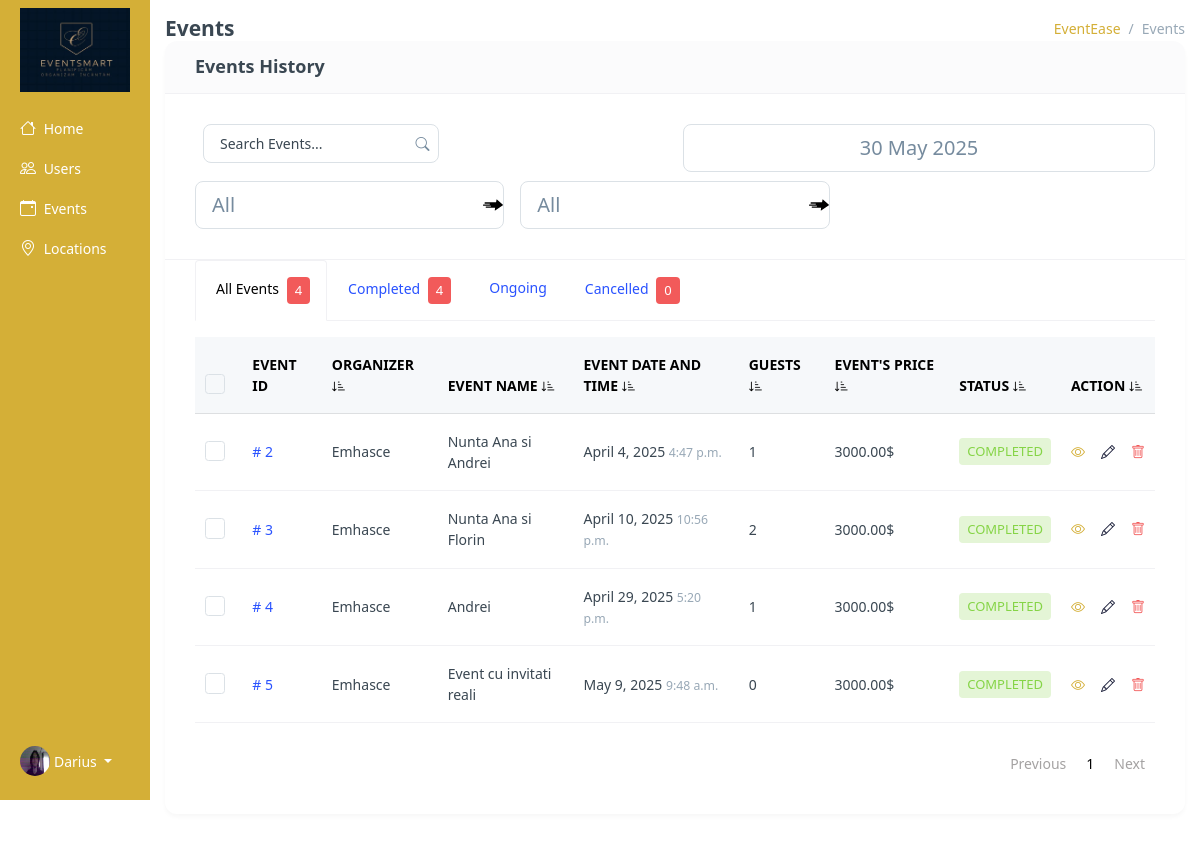
The app's page /admin-events (signed in), older data.
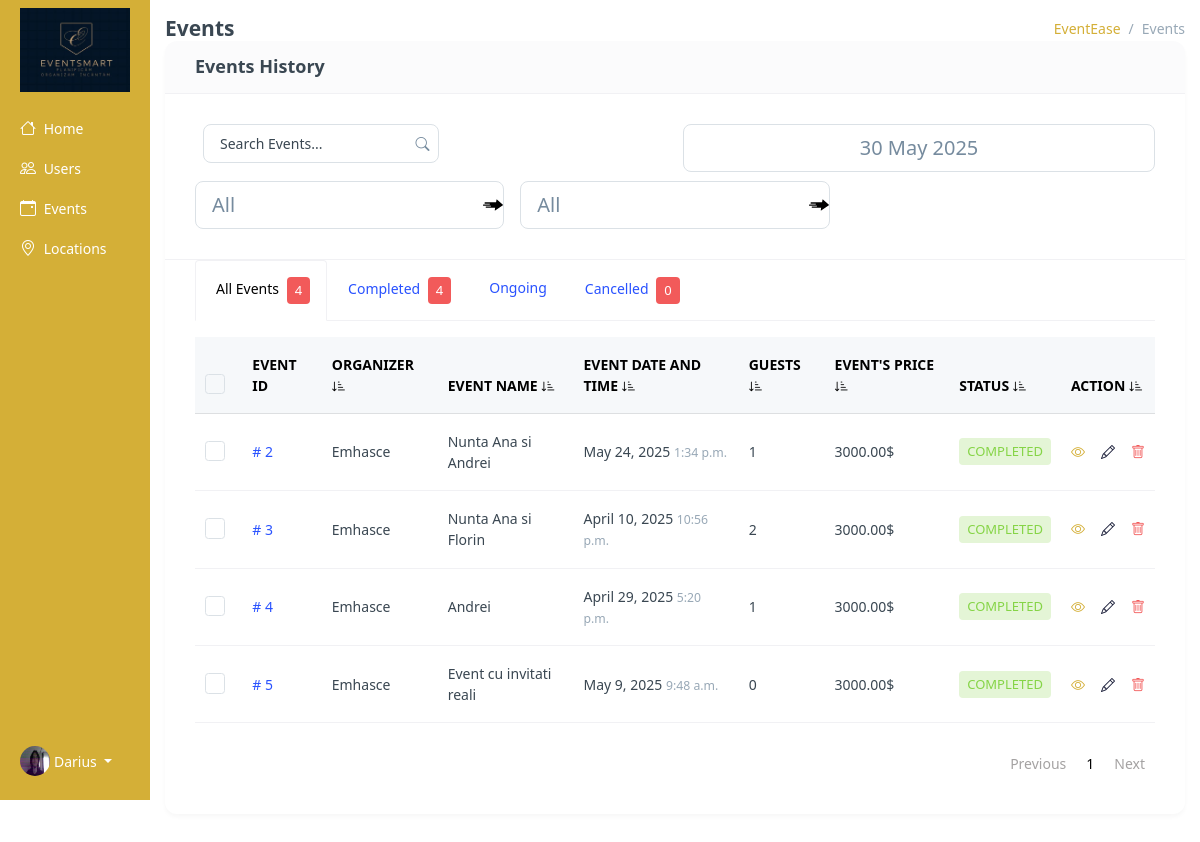
The same page, newer data.
### base/models.py (models this page shows, shortened)
class Location(models.Model):
    owner = models.ForeignKey(User, on_delete=models.SET_NULL, null=True)
    name = models.CharField(max_length=100)
    description = models.TextField(null=True, blank=True)
    gallery = models.ImageField(upload_to='images/', null=True, blank=True)
    location = models.TextField(max_length=30)
    types = models.ManyToManyField(Type, blank=True)
    seats_numbers = models.IntegerField(null=True, blank=True)
    created_at = models.DateTimeField(auto_now_add=True)
    cost = models.DecimalField(max_digits=12, decimal_places=2,default=3000)
    number = models.CharField(max_length=20, default="+(40) 74 83 64 823")
    def __str__(self):
        return self.name

class Event(models.Model):
    location = models.ForeignKey(Location, on_delete=models.SET_NULL, null=True, blank=True)
    event_name = models.CharField(max_length=100)
    event_date = models.DateField()
    event_time = models.TimeField()
    event_description = models.TextField(null=True, blank=True)
    created_at = models.DateTimeField(auto_now_add=True)
    guests = models.ManyToManyField(Guests, related_name='events', blank=True)
    completed = models.BooleanField(default=False)
    types = models.ManyToManyField(Type, blank=True)
    cost = models.DecimalField(max_digits=10, decimal_places=2, default=3000)
    updated_at = models.DateTimeField(auto_now=True)
    is_canceled = models.BooleanField(default=False)
    organized_by = models.ForeignKey(
        User,
        on_delete=models.CASCADE,
        related_name="organized_events",
        blank=True,
        null=True
    )

### base/views.py (the view)
@login_required(login_url='login')
def admin_events(request):
    if not request.user.is_superuser:
        return HttpResponseForbidden("You do not have permission to access this page.")
    events = Event.objects.all()
    users = User.objects.filter(is_superuser=False).exclude(username="defaultuser")
    types = Type.objects.all()
    types_with_event_count = []
    for type in types:
        event_count = Event.objects.filter(types=type).count()
        types_with_event_count.append({'type': type.name, 'count': event_count})
    events_count = events.count()
    detailed_events = []
    today = datetime.today()
    for event in events:
        guest_count = event.guests.count()
        event_types = [type.name for type in event.types.all()]
        detailed_events.append({
            'id':event.id,
            'cost':event.cost,
            'name': event.event_name,
            'location': event.location,
            'event_date': event.event_date,
            'event_time': event.event_time,
            'completed': event.completed,
            'cancelled': event.is_canceled,
            'types': event_types,
            'guest_count': guest_count,
            'organized_by':event.organized_by
        })
    today_date = today.date()
    today_time = today.strftime("%H:%M:%S")
    detailed_incompleted_events = []
    finished_count = 0
    cancelled_count = 0
    for item in detailed_events:
        if item['completed'] or item['event_date'] < today_date :
            finished_count += 1
        elif item['cancelled'] == True:
            cancelled_count += 1
            detailed_incompleted_events.append(item)
    for item in detailed_events:
        print(item['event_date'], today_date)
        if item['event_date'] < today_date:
            print("Da")
        else:
            print("NU")
    context = {
        'cancelled_count':cancelled_count,
        'today_date':today_date,
        'today_time':today_time,
        'finished_count':finished_count,
        'detailed_incompleted_events':detailed_incompleted_events,
        'detailed_events': detailed_events,
        'events_count': events_count,
        'types_with_event_count': types_with_event_count,
        'events': events,
        'users': users
    }
    return render(request, 'base/admin-events.html', context)

### base/context_processors.py (called while the page is built)
def media_url(request):
    return {
        'MEDIA_URL': settings.MEDIA_URL
    }

### base/templates/base/admin-events.html (shortened to what the changed rows need)
{% extends 'main.html' %}
{% block content %}
<div class="container-fluid">
    <div class="row flex-nowrap">
        <div class="col py-3 events">
            <div class="row">
                <div class="col-lg-12">
                    <div class="card" id="orderList">
                        <div class="card-body pt-0">
                            <div>
                                <div class="table-responsive table-card mb-1">
                                    <div id="home1" class="tab-pane fade show active">
                                        <table class="table table-nowrap align-middle" id="orderTable">
                                            <thead class="text-muted table-light">
                                                <tr class="text-uppercase">
                                                    <th scope="col" style="width: 25px;">
                                                        <div class="form-check">
                                                            <input class="form-check-input" type="checkbox" id="checkAll" value="option">
                                                        </div>
                                                    </th>
                                                    <th class="sort" data-sort="id">Event ID </th>
                                                    <th class="sort" data-sort="event_organizer">Organizer <i class="bi bi-sort-down-alt"></i></th>
                                                    <th class="sort asc" data-sort="event_name">Event Name <i class="bi bi-sort-down-alt"></i></th>
                                                    <th class="sort" data-sort="date">Event Date and Time <i class="bi bi-sort-down-alt"></i></th>
                                                    <th class="sort" data-sort="amount">Guests <i class="bi bi-sort-down-alt"></i></th>
                                                    <th class="sort" data-sort="payment">Event's Price <i class="bi bi-sort-down-alt"></i></th>
                                                    <th class="sort" data-sort="status">Status <i class="bi bi-sort-down-alt"></i></th>
                                                    <th class="sort" data-sort="city">Action <i class="bi bi-sort-down-alt"></i></th>
                                                </tr>
                                            </thead>
                                            <tbody class="list form-check-all">
                                                {% for item in detailed_events %}
                                                        <tr>
                                                            <th scope="row">
                                                                <div class="form-check">
                                                                    <input class="form-check-input" type="checkbox" name="checkAll" value="option{{ forloop.counter0 }}">
                                                                </div>
                                                            </th>
                                                            <td class="id"><a href="{% url 'admin-view-event' item.name %}" class="fw-medium link-primary"> # {{ item.id }} </a></td>
                                                            <td class="event_organizer"> {{ item.organized_by }} </td>
                                                            <td class="event_name"> {{ item.name }} </td>
                                                            <td class="event_date"> {{ item.event_date }} <small class="text-muted"> {{ item.event_time }} </small></td>
                                                            <td class="amount"> {{ item.guest_count }} </td>
                                                            <td class="payment"> {{ item.cost }}$ </td>
                                                            {% if item.cancelled %}
                                                            <td class="status"><span class="badge bg-danger-subtle text-danger text-uppercase">Cancelled</span></td>
                                                        {% elif item.event_date > today_date %}
                                                            <td class="status"><span class="badge bg-info-subtle text-info text-uppercase">Upcoming</span></td>
                                                        {% elif item.event_date < today_date %}
                                                            <td class="status"><span class="badge bg-success-subtle text-success text-uppercase">Completed</span></td>
                                                        {% elif item.event_date == today_date %}
                                                            <td class="status"><span class="badge bg-success-subtle text-success text-uppercase">Ongoing</span></td>
                                                        {% endif %}
                                                            <td>
                                                                <ul class="list-inline hstack gap-2 mb-0">
                                                                    <li class="list-inline-item" data-bs-toggle="tooltip" data-bs-trigger="hover" data-bs-placement="top" title="View">
                                                                        <a href="{% url 'admin-view-event' item.name %}" class="text-primary d-inline-block">
                                                                            <i style="color:#D4AF37;" class="bi bi-eye fs-16"></i>
                                                                        </a>
                                                                    </li>
                                                                    <li class="list-inline-item edit" data-bs-toggle="tooltip" data-bs-trigger="hover" data-bs-placement="top" title="Edit">
                                                                        <a href="#showModal" data-bs-toggle="modal" class="text-primary d-inline-block edit-item-btn" data-id="{{ item.id }}, {{ item.cost }}, {{ item.name }}, {{ item.organized_by }}, {{ item.location }}, {{ item.event_date }}">
                                                                            <i style="color:rgb(20, 24, 52);" class="bi bi-pencil fs-16"></i>
                                                                        </a>
                                                                    </li>
                                                                    <li class="list-inline-item" data-bs-toggle="tooltip" data-bs-trigger="hover" data-bs-placement="top" title="Remove">
                                                                        <a class="text-danger d-inline-block remove-item-btn" data-bs-toggle="modal" href="#deleteOrder">
                                                                            <i class="bi bi-trash fs-16"></i>
                                                                        </a>
                                                                    </li>
                                                                </ul>
                                                            </td>
                                                        </tr>
                                                {% endfor %}
                                            </tbody>
                                        </table>
                                    </div>
                                </div>
                            </div>
                        </div>
                    </div>
                </div>
            </div>
        </div>
    </div>
</div>
{% endblock content %}

Row changes from the older to the newer data that the page shows:
changed through a linked row, Location "Nunta Ana si Andrei": event_date "April 4, 2025" → "May 24, 2025"; event_time "4:47 p.m." → "1:34 p.m."
